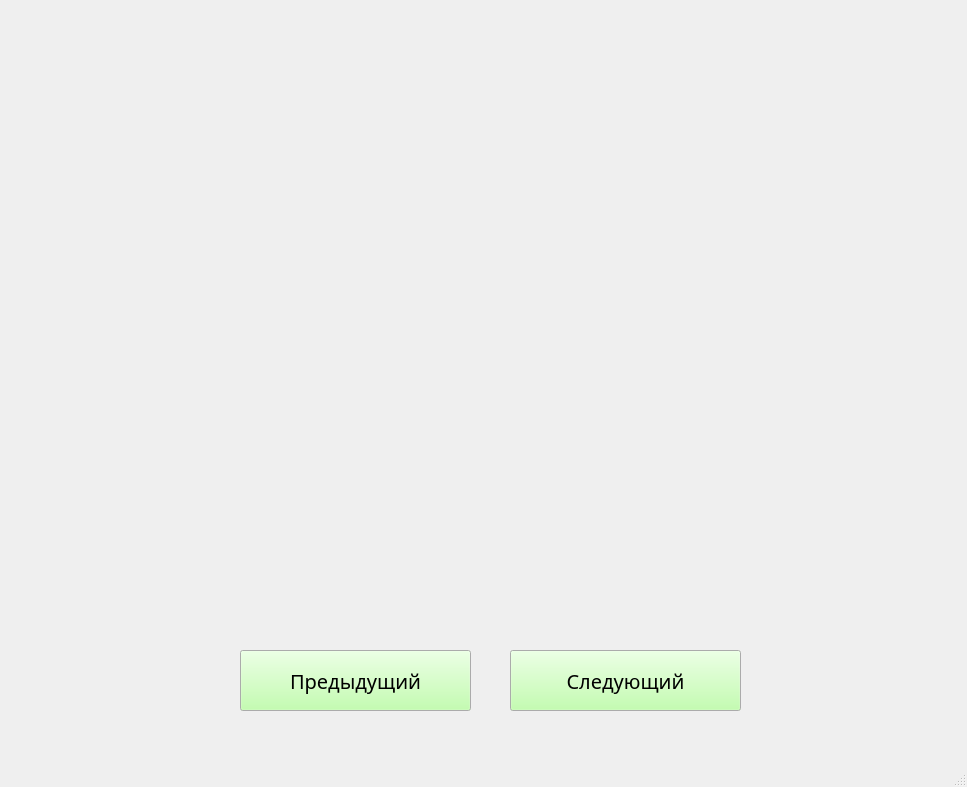
<?xml version="1.0" encoding="UTF-8"?>
<ui version="4.0">
 <class>MainWindow</class>
 <widget class="QMainWindow" name="MainWindow">
  <property name="geometry">
   <rect>
    <x>0</x>
    <y>0</y>
    <width>967</width>
    <height>787</height>
   </rect>
  </property>
  <property name="palette">
   <palette>
    <active>
     <colorrole role="WindowText">
      <brush brushstyle="SolidPattern">
       <color alpha="255">
        <red>0</red>
        <green>0</green>
        <blue>0</blue>
       </color>
      </brush>
     </colorrole>
     <colorrole role="Button">
      <brush brushstyle="SolidPattern">
       <color alpha="255">
        <red>177</red>
        <green>255</green>
        <blue>153</blue>
       </color>
      </brush>
     </colorrole>
    </active>
    <inactive>
     <colorrole role="WindowText">
      <brush brushstyle="SolidPattern">
       <color alpha="255">
        <red>0</red>
        <green>0</green>
        <blue>0</blue>
       </color>
      </brush>
     </colorrole>
     <colorrole role="Button">
      <brush brushstyle="SolidPattern">
       <color alpha="255">
        <red>177</red>
        <green>255</green>
        <blue>153</blue>
       </color>
      </brush>
     </colorrole>
    </inactive>
    <disabled>
     <colorrole role="WindowText">
      <brush brushstyle="SolidPattern">
       <color alpha="255">
        <red>120</red>
        <green>120</green>
        <blue>120</blue>
       </color>
      </brush>
     </colorrole>
     <colorrole role="Button">
      <brush brushstyle="SolidPattern">
       <color alpha="255">
        <red>177</red>
        <green>255</green>
        <blue>153</blue>
       </color>
      </brush>
     </colorrole>
    </disabled>
   </palette>
  </property>
  <property name="font">
   <font>
    <family>Microsoft JhengHei UI Light</family>
    <pointsize>15</pointsize>
    <weight>50</weight>
    <bold>false</bold>
   </font>
  </property>
  <property name="windowTitle">
   <string>MainWindow</string>
  </property>
  <widget class="QWidget" name="centralwidget">
   <widget class="QLabel" name="label">
    <property name="geometry">
     <rect>
      <x>120</x>
      <y>20</y>
      <width>741</width>
      <height>61</height>
     </rect>
    </property>
    <property name="text">
     <string/>
    </property>
   </widget>
   <widget class="QLabel" name="label_2">
    <property name="geometry">
     <rect>
      <x>190</x>
      <y>120</y>
      <width>611</width>
      <height>471</height>
     </rect>
    </property>
    <property name="text">
     <string/>
    </property>
   </widget>
   <widget class="QPushButton" name="pushButton">
    <property name="geometry">
     <rect>
      <x>240</x>
      <y>650</y>
      <width>231</width>
      <height>61</height>
     </rect>
    </property>
    <property name="text">
     <string>Предыдущий</string>
    </property>
   </widget>
   <widget class="QPushButton" name="pushButton_2">
    <property name="geometry">
     <rect>
      <x>510</x>
      <y>650</y>
      <width>231</width>
      <height>61</height>
     </rect>
    </property>
    <property name="text">
     <string>Следующий</string>
    </property>
   </widget>
  </widget>
  <widget class="QMenuBar" name="menubar">
   <property name="geometry">
    <rect>
     <x>0</x>
     <y>0</y>
     <width>967</width>
     <height>26</height>
    </rect>
   </property>
  </widget>
  <widget class="QStatusBar" name="statusbar"/>
 </widget>
 <resources/>
 <connections/>
</ui>
